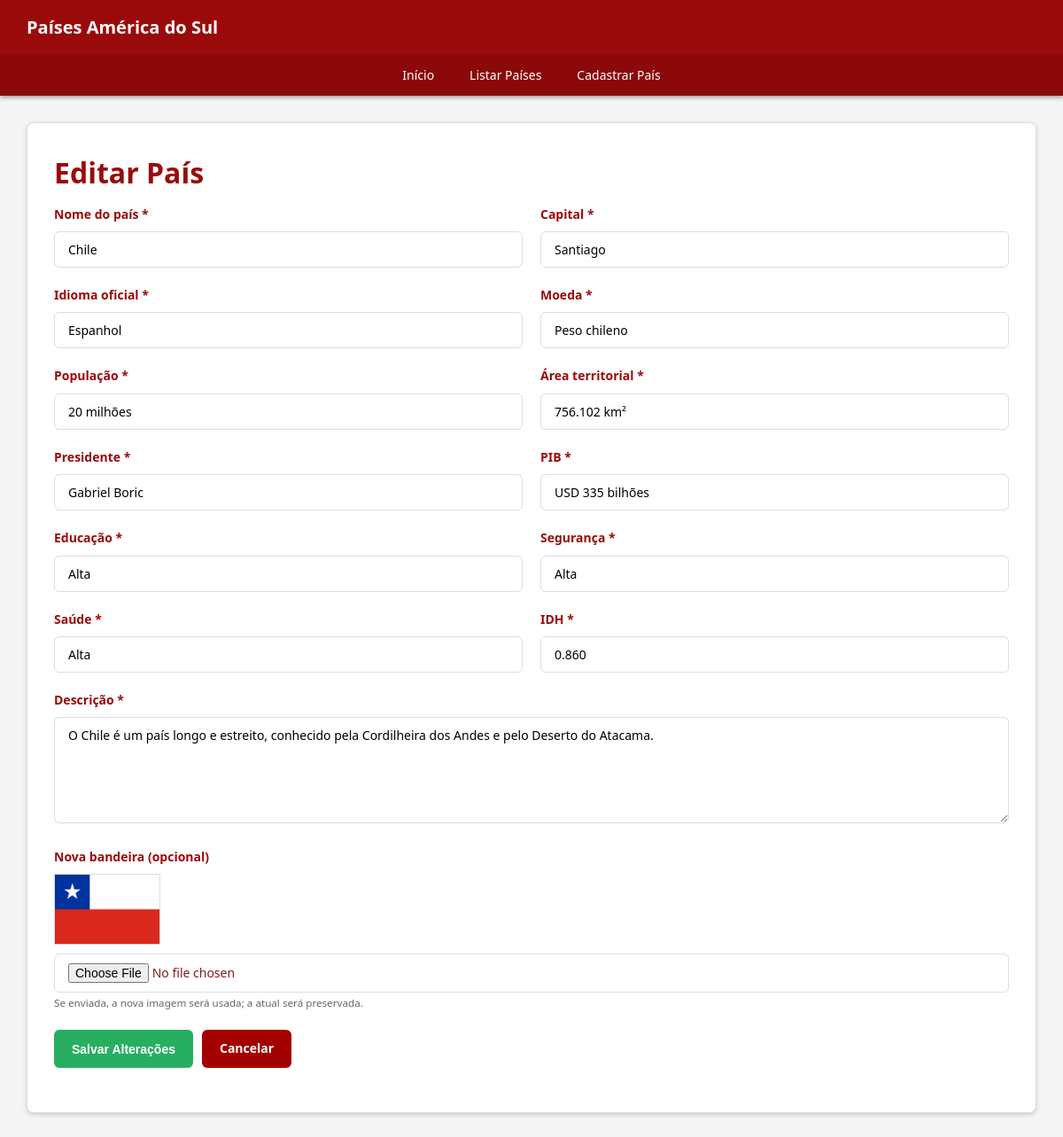
The page /editar_pais.php?id=4 on the database its author committed.
### tables this page shows
CREATE TABLE IF NOT EXISTS paises (
    id INT UNSIGNED AUTO_INCREMENT PRIMARY KEY,
    nome VARCHAR(100) NOT NULL UNIQUE,
    capital VARCHAR(100) NOT NULL,
    idioma VARCHAR(100) NOT NULL,
    moeda VARCHAR(100) NOT NULL,
    populacao VARCHAR(100) NOT NULL,
    area VARCHAR(100) NOT NULL,
    presidente VARCHAR(100) NOT NULL,
    idh DECIMAL(4,3) NOT NULL,
    pib VARCHAR(100) NOT NULL,
    educacao VARCHAR(100) NOT NULL,
    seguranca VARCHAR(100) NOT NULL,
    saude VARCHAR(100) NOT NULL,
    descricao TEXT NOT NULL,
    bandeira VARCHAR(255) NOT NULL,
    criado_em TIMESTAMP DEFAULT CURRENT_TIMESTAMP,
    atualizado_em TIMESTAMP DEFAULT CURRENT_TIMESTAMP ON UPDATE CURRENT_TIMESTAMP
);

### editar_pais.php (the view, shortened to what this page needs)
<?php
require 'conexao.php';
$id = filter_input(INPUT_GET, 'id', FILTER_VALIDATE_INT);
$stmt = $pdo->prepare('SELECT * FROM paises WHERE id = ?'); $stmt->execute([$id]); $pais = $stmt->fetch();
$paginaAtual = ''; require 'menu.php';
?>
<main class="container"><section class="secao"><h1>Editar País</h1>
    <form action="atualizar_pais.php" method="post" enctype="multipart/form-data"><input type="hidden" name="id" value="<?= $pais['id'] ?>"><input type="hidden" name="bandeira_atual" value="<?= htmlspecialchars($pais['bandeira']) ?>">
        <div class="form-grid">
        <?php foreach (['nome'=>'Nome do país','capital'=>'Capital','idioma'=>'Idioma oficial','moeda'=>'Moeda','populacao'=>'População','area'=>'Área territorial','presidente'=>'Presidente','pib'=>'PIB','educacao'=>'Educação','seguranca'=>'Segurança','saude'=>'Saúde'] as $campo => $rotulo): ?><div class="form-grupo"><label for="<?= $campo ?>"><?= $rotulo ?> *</label><input id="<?= $campo ?>" name="<?= $campo ?>" type="text" required maxlength="100" value="<?= htmlspecialchars($pais[$campo]) ?>"></div><?php endforeach; ?>
        <div class="form-grupo"><label for="idh">IDH *</label><input id="idh" name="idh" type="number" min="0" max="1" step="0.001" required value="<?= htmlspecialchars($pais['idh']) ?>"></div>
        </div>
        <div class="form-grupo"><label for="descricao">Descrição *</label><textarea id="descricao" name="descricao" required maxlength="3000"><?= htmlspecialchars($pais['descricao']) ?></textarea></div>
        <div class="form-grupo"><label for="bandeira">Nova bandeira (opcional)</label><img class="bandeira-edicao" src="imagens/<?= rawurlencode($pais['bandeira']) ?>" alt="Bandeira atual"><input id="bandeira" name="bandeira" type="file" accept="image/jpeg,image/png,image/webp"><small>Se enviada, a nova imagem será usada; a atual será preservada.</small></div>
        <div class="btn-grupo"><button class="btn btn-sucesso" type="submit">Salvar Alterações</button><a class="btn btn-primario" href="detalhes.php?id=<?= $pais['id'] ?>">Cancelar</a></div>
    </form>
</section></main></body></html>

### css/style.css (style rules this page uses)
:root { --cor-primaria: #9b0a0a; --cor-secundaria: #a30000; --cor-sucesso: #27ae60; --cor-alerta: #f39c12; --cor-perigo: #e74c3c; --cor-info: #16a085; --cor-fundo: #f5f5f5; --cor-fundo-claro: #ffffff; --cor-texto: #8a1a1a; --cor-texto-claro: #666; --cor-borda: #ddd; }
* { margin: 0; padding: 0; box-sizing: border-box; }
html { scroll-behavior: smooth; }
body { font-family: 'Segoe UI', Tahoma, Geneva, Verdana, sans-serif; font-size: 14px; line-height: 1.6; color: var(--cor-texto); background-color: var(--cor-fundo); display: flex; flex-direction: column; min-height: 100vh; }
.container { max-width: 1200px; margin: 0 auto; padding: 30px; width: 100%; flex: 1; }
main { flex: 1; }
.secao { background: var(--cor-fundo-claro); padding: 30px; margin-bottom: 20px; border-radius: 8px; border: 1px solid var(--cor-borda); box-shadow: 0 2px 5px #ccc; }
h1 { color: var(--cor-primaria); font-size: 32px; margin-bottom: 10px; }
.btn { display: inline-block; padding: 10px 20px; border: none; border-radius: 6px; font-size: 14px; font-weight: 600; cursor: pointer; text-decoration: none; text-align: center; }
.btn-primario { background-color: var(--cor-secundaria); color: white; }
.btn-sucesso { background-color: var(--cor-sucesso); color: white; }
.btn-grupo { display: flex; gap: 10px; flex-wrap: wrap; margin: 20px 0; }
.form-grid, .dados-grid { display: grid; grid-template-columns: repeat(2, minmax(0, 1fr)); gap: 0 20px; }
.bandeira-edicao { display: block; width: 120px; height: 80px; object-fit: cover; margin: 0 0 10px; border: 1px solid var(--cor-borda); }
small { color: var(--cor-texto-claro); }
.form-grupo { margin-bottom: 20px; }
label { display: block; margin-bottom: 8px; font-weight: 600; color: var(--cor-primaria); }
input[type="text"], input[type="email"], input[type="password"], input[type="number"], input[type="date"], input[type="file"], select, textarea { width: 100%; padding: 10px 15px; border: 1px solid var(--cor-borda); border-radius: 6px; font-size: 14px; font-family: inherit; background-color: var(--cor-fundo-claro); }
textarea { resize: vertical; min-height: 120px; }

### rows shown on the page
paises: nome "Chile", capital "Santiago", idioma "Espanhol", moeda "Peso chileno", populacao "20 milhões", area "756.102 km²", presidente "Gabriel Boric", pib "USD 335 bilhões", educacao "Alta", seguranca "Alta", saude "Alta", idh "0.860", descricao "O Chile é um país longo e estreito, conhecido pela Cordilheira dos Andes e pelo Deserto do Atacama.", bandeira (picture)

### other values the page prints
$rotulo "Início Listar Países Cadastrar País"
$rotulo "Nome do país"
$rotulo "Capital"
$rotulo "Idioma oficial"
$rotulo "Moeda"
$rotulo "População"
$rotulo "Área territorial"
$rotulo "Presidente"
$rotulo "PIB"
$rotulo "Educação"
$rotulo "Segurança"
$rotulo "Saúde"
